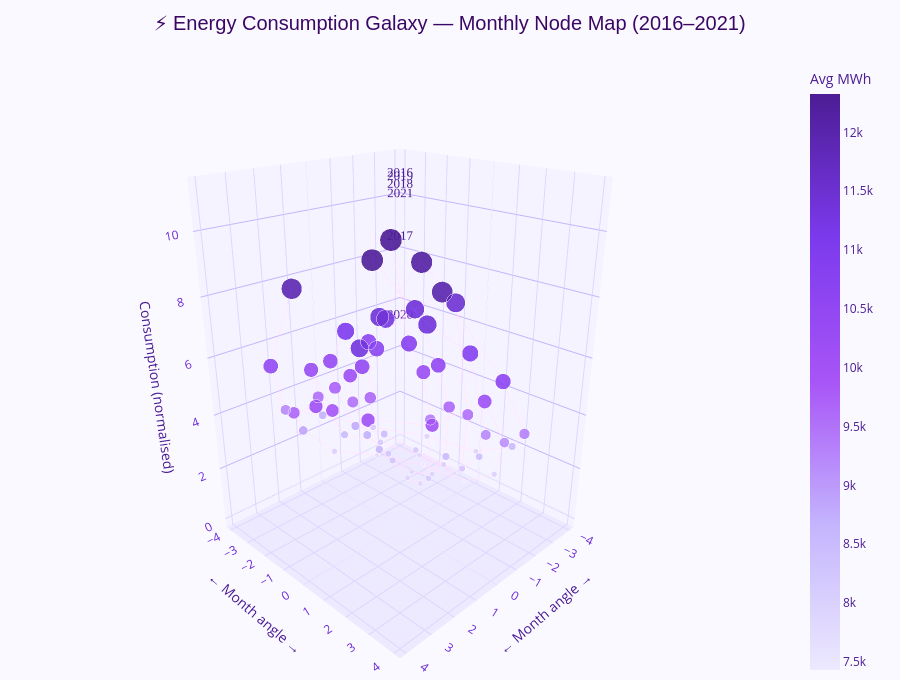

Here is the notebook cell this chart was saved with:
### Markdown cell above
## 3. 🌌 Galaxy Node Map — Monthly Consumption Nodes (ANIMATED)

### Code cell
# ─── Build 3D galaxy: each node = (year, month, avg_consumption)
#     X = month, Y = year, Z = avg MWh, size = volume, color = MWh

monthly_3d = df.groupby(['year','month','season'])['consumption'].agg(['mean','sum','std','count']).reset_index()
monthly_3d.columns = ['year','month','season','avg','total','std','count']

# 3D coords: spiral galaxy layout — year as depth, month as angle
angles = (monthly_3d['month'] / 12) * 2 * np.pi
radius = 1 + (monthly_3d['year'] - 2016) * 0.6
monthly_3d['x'] = radius * np.cos(angles)
monthly_3d['y'] = radius * np.sin(angles)
monthly_3d['z'] = (monthly_3d['avg'] - monthly_3d['avg'].min()) / (monthly_3d['avg'].max() - monthly_3d['avg'].min()) * 10
monthly_3d['node_size'] = 4 + (monthly_3d['avg'] - monthly_3d['avg'].min()) / (monthly_3d['avg'].max() - monthly_3d['avg'].min()) * 22
monthly_3d['label'] = monthly_3d.apply(
    lambda r: f"<b>{r['year']} {pd.Timestamp(2000, int(r['month']), 1).strftime('%b')}</b><br>"
              f"Avg: {r['avg']:,.0f} MWh<br>"
              f"Total: {r['total']/1e6:.2f} TWh<br>"
              f"Std Dev: {r['std']:,.0f} MWh<br>"
              f"Season: {r['season']}", axis=1
)

season_color = {'Winter': '#7B2FBE', 'Spring': '#A855F7', 'Summer': '#C084FC', 'Autumn': '#9333EA'}
monthly_3d['color_val'] = monthly_3d['avg']

# Build edge lines connecting same-year nodes in sequence
edge_x, edge_y, edge_z = [], [], []
for yr in sorted(monthly_3d['year'].unique()):
    sub = monthly_3d[monthly_3d['year'] == yr].sort_values('month')
    for i in range(len(sub) - 1):
        r0, r1 = sub.iloc[i], sub.iloc[i+1]
        edge_x += [r0.x, r1.x, None]
        edge_y += [r0.y, r1.y, None]
        edge_z += [r0.z, r1.z, None]

fig = go.Figure()

# Edges (constellation lines)
fig.add_trace(go.Scatter3d(
    x=edge_x, y=edge_y, z=edge_z,
    mode='lines',
    line=dict(color='rgba(147,51,234,0.25)', width=2),
    hoverinfo='skip',
    name='Connections'
))

# Nodes
fig.add_trace(go.Scatter3d(
    x=monthly_3d['x'], y=monthly_3d['y'], z=monthly_3d['z'],
    mode='markers',
    marker=dict(
        size=monthly_3d['node_size'],
        color=monthly_3d['color_val'],
        colorscale=[
            [0.0,  '#EDE9FE'],
            [0.25, '#C4B5FD'],
            [0.5,  '#A855F7'],
            [0.75, '#7C3AED'],
            [1.0,  '#4C1D95'],
        ],
        colorbar=dict(
            title=dict(text='Avg MWh', font=dict(color='#4C1D95')),
            tickfont=dict(color='#4C1D95'),
            x=1.0
        ),
        opacity=0.9,
        line=dict(color='white', width=1)
    ),
    text=monthly_3d['label'],
    hovertemplate='%{text}<extra></extra>',
    name='Month Nodes'
))

# Year label centroids
for yr in sorted(monthly_3d['year'].unique()):
    sub = monthly_3d[monthly_3d['year'] == yr]
    fig.add_trace(go.Scatter3d(
        x=[sub['x'].mean()], y=[sub['y'].mean()], z=[sub['z'].max() + 1.2],
        mode='text',
        text=[str(yr)],
        textfont=dict(size=13, color='#4C1D95', family='Arial Black'),
        hoverinfo='skip',
        showlegend=False
    ))

fig.update_layout(
    title=dict(
        text='⚡ Energy Consumption Galaxy — Monthly Node Map (2016–2021)',
        font=dict(size=20, color='#3B0764', family='Arial'),
        x=0.5
    ),
    scene=dict(
        xaxis=dict(title='← Month angle →', backgroundcolor='#F5F3FF',
                   gridcolor='#DDD6FE', tickfont=dict(color='#6D28D9')),
        yaxis=dict(title='← Month angle →', backgroundcolor='#F5F3FF',
                   gridcolor='#DDD6FE', tickfont=dict(color='#6D28D9')),
        zaxis=dict(title='Consumption (normalised)', backgroundcolor='#EDE9FE',
                   gridcolor='#C4B5FD', tickfont=dict(color='#6D28D9')),
        bgcolor='#FAF9FF',
        camera=dict(eye=dict(x=1.6, y=1.6, z=1.0))
    ),
    paper_bgcolor='#FAF9FF',
    plot_bgcolor='#FAF9FF',
    font=dict(color='#4C1D95'),
    height=680,
    margin=dict(l=0, r=100, t=60, b=0),
    showlegend=False
)

fig.show()
print('💡 Tip: Click + drag to rotate | Scroll to zoom | Hover nodes for insights')

### Figure 1 — Plotly figure (JSON) as saved in the notebook; plotly's stock layout.template omitted (floating-point values rounded to 4 significant figures; data arrays with more than 128 entries replaced by an {"elided": "..."} marker saying what was removed)
{"data": [{"hoverinfo": "skip", "line": {"color": "rgba(147,51,234,0.25)", "width": 2}, "mode": "lines", "name": "Connections", "type": "scatter3d", "x": {"elided": "198 float values"}, "y": {"elided": "198 float values"}, "z": {"elided": "198 float values"}}, {"hovertemplate": "%{text}<extra></extra>", "marker": {"color": [12330.0, 10800.0, 10290.0, 9381.0, 8151.0, 7906.0, 7940.0, 8287.0, 8574.0, 9640.0, 10690.0, 10670.0, 11280.0, 11430.0, 10500.0, 9641.0, 8523.0, 7965.0, 7888.0, 8252.0, 8732.0, 9527.0, 10170.0, 10470.0, 11410.0, 12170.0, 11520.0, 9547.0, 8244.0, 8031.0, 8163.0, 8484.0, 8795.0, 9742.0, 10440.0, 11100.0, 12280.0, 11410.0, 10860.0, 9235.0, 8429.0, 7729.0, 7887.0, 8158.0, 8511.0, 9541.0, 10340.0, 9970.0, 10150.0, 10070.0, 10220.0, 9142.0, 8040.0, 7431.0, 7517.0, 7727.0, 8056.0, 8886.0, 9657.0, 10140.0, 11310.0, 12040.0, 10620.0, 9336.0, 8539.0, 7937.0, 7968.0, 8164.0, 8678.0, 9231.0, 10460.0, 11920.0], "colorbar": {"tickfont": {"color": "#4C1D95"}, "title": {"font": {"color": "#4C1D95"}, "text": "Avg MWh"}, "x": 1}, "colorscale": [[0, "#EDE9FE"], [0.25, "#C4B5FD"], [0.5, "#A855F7"], [0.75, "#7C3AED"], [1, "#4C1D95"]], "line": {"color": "white", "width": 1}, "opacity": 0.9, "size": [26, 19.16, 16.87, 12.77, 7.234, 6.135, 6.287, 7.845, 9.138, 13.93, 18.65, 18.56, 21.32, 21.96, 17.77, 13.93, 8.905, 6.399, 6.053, 7.691, 9.847, 13.42, 16.32, 17.67, 21.9, 25.3, 22.38, 13.51, 7.652, 6.693, 7.291, 8.731, 10.13, 14.39, 17.54, 20.5, 25.79, 21.89, 19.39, 12.11, 8.484, 5.338, 6.049, 7.267, 8.852, 13.48, 17.05, 15.41, 16.22, 15.87, 16.52, 11.69, 6.734, 4, 4.383, 5.329, 6.81, 10.54, 14.0, 16.17, 21.42, 24.71, 18.32, 12.56, 8.977, 6.273, 6.411, 7.294, 9.603, 12.09, 17.62, 24.18]}, "mode": "markers", "name": "Month Nodes", "text": ["<b>2016 Jan</b><br>Avg: 12,326 MWh<br>Total: 9.10 TWh<br>Std Dev: 1,361 MWh<br>Season: Winter", "<b>2016 Feb</b><br>Avg: 10,803 MWh<br>Total: 7.52 TWh<br>Std Dev: 761 MWh<br>Season: Winter", "<b>2016 Mar</b><br>Avg: 10,294 MWh<br>Total: 7.80 TWh<br>Std Dev: 758 MWh<br>Season: Spring", "<b>2016 Apr</b><br>Avg: 9,381 MWh<br>Total: 6.62 TWh<br>Std Dev: 640 MWh<br>Season: Spring", "<b>2016 May</b><br>Avg: 8,151 MWh<br>Total: 6.05 TWh<br>Std Dev: 689 MWh<br>Season: Spring", "<b>2016 Jun</b><br>Avg: 7,906 MWh<br>Total: 5.68 TWh<br>Std Dev: 891 MWh<br>Season: Summer", "<b>2016 Jul</b><br>Avg: 7,940 MWh<br>Total: 5.93 TWh<br>Std Dev: 655 MWh<br>Season: Summer", "<b>2016 Aug</b><br>Avg: 8,287 MWh<br>Total: 6.17 TWh<br>Std Dev: 713 MWh<br>Season: Summer", "<b>2016 Sep</b><br>Avg: 8,574 MWh<br>Total: 6.29 TWh<br>Std Dev: 744 MWh<br>Season: Autumn", "<b>2016 Oct</b><br>Avg: 9,640 MWh<br>Total: 7.19 TWh<br>Std Dev: 843 MWh<br>Season: Autumn", "<b>2016 Nov</b><br>Avg: 10,691 MWh<br>Total: 7.78 TWh<br>Std Dev: 919 MWh<br>Season: Autumn", "<b>2016 Dec</b><br>Avg: 10,671 MWh<br>Total: 7.97 TWh<br>Std Dev: 1,064 MWh<br>Season: Winter", "<b>2017 Jan</b><br>Avg: 11,285 MWh<br>Total: 8.40 TWh<br>Std Dev: 1,019 MWh<br>Season: Winter", "<b>2017 Feb</b><br>Avg: 11,427 MWh<br>Total: 7.67 TWh<br>Std Dev: 938 MWh<br>Season: Winter", "<b>2017 Mar</b><br>Avg: 10,496 MWh<br>Total: 7.92 TWh<br>Std Dev: 762 MWh<br>Season: Spring", "<b>2017 Apr</b><br>Avg: 9,641 MWh<br>Total: 6.84 TWh<br>Std Dev: 570 MWh<br>Season: Spring", "<b>2017 May</b><br>Avg: 8,523 MWh<br>Total: 6.33 TWh<br>Std Dev: 687 MWh<br>Season: Spring", "<b>2017 Jun</b><br>Avg: 7,965 MWh<br>Total: 5.72 TWh<br>Std Dev: 804 MWh<br>Season: Summer", "<b>2017 Jul</b><br>Avg: 7,888 MWh<br>Total: 5.87 TWh<br>Std Dev: 632 MWh<br>Season: Summer", "<b>2017 Aug</b><br>Avg: 8,252 MWh<br>Total: 6.13 TWh<br>Std Dev: 729 MWh<br>Season: Summer", "<b>2017 Sep</b><br>Avg: 8,732 MWh<br>Total: 6.29 TWh<br>Std Dev: 717 MWh<br>Season: Autumn", "<b>2017 Oct</b><br>Avg: 9,527 MWh<br>Total: 7.08 TWh<br>Std Dev: 904 MWh<br>Season: Autumn", "<b>2017 Nov</b><br>Avg: 10,172 MWh<br>Total: 7.32 TWh<br>Std Dev: 849 MWh<br>Season: Autumn", "<b>2017 Dec</b><br>Avg: 10,473 MWh<br>Total: 7.78 TWh<br>Std Dev: 841 MWh<br>Season: Winter", "<b>2018 Jan</b><br>Avg: 11,414 MWh<br>Total: 8.48 TWh<br>Std Dev: 973 MWh<br>Season: Winter", "<b>2018 Feb</b><br>Avg: 12,171 MWh<br>Total: 8.18 TWh<br>Std Dev: 882 MWh<br>Season: Winter", "<b>2018 Mar</b><br>Avg: 11,521 MWh<br>Total: 8.57 TWh<br>Std Dev: 844 MWh<br>Season: Spring", "<b>2018 Apr</b><br>Avg: 9,547 MWh<br>Total: 6.87 TWh<br>Std Dev: 796 MWh<br>Season: Spring", "<b>2018 May</b><br>Avg: 8,244 MWh<br>Total: 6.13 TWh<br>Std Dev: 746 MWh<br>Season: Spring", "<b>2018 Jun</b><br>Avg: 8,031 MWh<br>Total: 5.78 TWh<br>Std Dev: 748 MWh<br>Season: Summer", "<b>2018 Jul</b><br>Avg: 8,163 MWh<br>Total: 6.07 TWh<br>Std Dev: 650 MWh<br>Season: Summer", "<b>2018 Aug</b><br>Avg: 8,484 MWh<br>Total: 6.31 TWh<br>Std Dev: 693 MWh<br>Season: Summer", "<b>2018 Sep</b><br>Avg: 8,795 MWh<br>Total: 6.33 TWh<br>Std Dev: 756 MWh<br>Season: Autumn", "<b>2018 Oct</b><br>Avg: 9,742 MWh<br>Total: 7.25 TWh<br>Std Dev: 858 MWh<br>Season: Autumn", "<b>2018 Nov</b><br>Avg: 10,444 MWh<br>Total: 7.52 TWh<br>Std Dev: 920 MWh<br>Season: Autumn", "<b>2018 Dec</b><br>Avg: 11,103 MWh<br>Total: 8.26 TWh<br>Std Dev: 837 MWh<br>Season: Winter", "<b>2019 Jan</b><br>Avg: 12,279 MWh<br>Total: 9.12 TWh<br>Std Dev: 950 MWh<br>Season: Winter", "<b>2019 Feb</b><br>Avg: 11,411 MWh<br>Total: 7.67 TWh<br>Std Dev: 931 MWh<br>Season: Winter", "<b>2019 Mar</b><br>Avg: 10,855 MWh<br>Total: 8.08 TWh<br>Std Dev: 838 MWh<br>Season: Spring", "<b>2019 Apr</b><br>Avg: 9,235 MWh<br>Total: 6.60 TWh<br>Std Dev: 797 MWh<br>Season: Spring", "<b>2019 May</b><br>Avg: 8,429 MWh<br>Total: 6.25 TWh<br>Std Dev: 765 MWh<br>Season: Spring", "<b>2019 Jun</b><br>Avg: 7,729 MWh<br>Total: 5.56 TWh<br>Std Dev: 818 MWh<br>Season: Summer", "<b>2019 Jul</b><br>Avg: 7,887 MWh<br>Total: 5.86 TWh<br>Std Dev: 590 MWh<br>Season: Summer", "<b>2019 Aug</b><br>Avg: 8,158 MWh<br>Total: 6.05 TWh<br>Std Dev: 655 MWh<br>Season: Summer", "<b>2019 Sep</b><br>Avg: 8,511 MWh<br>Total: 9.01 TWh<br>Std Dev: 728 MWh<br>Season: Autumn", "<b>2019 Oct</b><br>Avg: 9,541 MWh<br>Total: 7.08 TWh<br>Std Dev: 748 MWh<br>Season: Autumn", "<b>2019 Nov</b><br>Avg: 10,335 MWh<br>Total: 7.40 TWh<br>Std Dev: 836 MWh<br>Season: Autumn", "<b>2019 Dec</b><br>Avg: 9,970 MWh<br>Total: 7.51 TWh<br>Std Dev: 861 MWh<br>Season: Winter", "<b>2020 Jan</b><br>Avg: 10,150 MWh<br>Total: 7.62 TWh<br>Std Dev: 802 MWh<br>Season: Winter", "<b>2020 Feb</b><br>Avg: 10,072 MWh<br>Total: 7.00 TWh<br>Std Dev: 1,016 MWh<br>Season: Winter", "<b>2020 Mar</b><br>Avg: 10,216 MWh<br>Total: 7.59 TWh<br>Std Dev: 610 MWh<br>Season: Spring", "<b>2020 Apr</b><br>Avg: 9,142 MWh<br>Total: 6.57 TWh<br>Std Dev: 597 MWh<br>Season: Spring", "<b>2020 May</b><br>Avg: 8,040 MWh<br>Total: 5.98 TWh<br>Std Dev: 676 MWh<br>Season: Spring", "<b>2020 Jun</b><br>Avg: 7,431 MWh<br>Total: 5.35 TWh<br>Std Dev: 807 MWh<br>Season: Summer", "<b>2020 Jul</b><br>Avg: 7,517 MWh<br>Total: 5.59 TWh<br>Std Dev: 619 MWh<br>Season: Summer", "<b>2020 Aug</b><br>Avg: 7,727 MWh<br>Total: 5.75 TWh<br>Std Dev: 644 MWh<br>Season: Summer", "<b>2020 Sep</b><br>Avg: 8,056 MWh<br>Total: 5.90 TWh<br>Std Dev: 709 MWh<br>Season: Autumn", "<b>2020 Oct</b><br>Avg: 8,886 MWh<br>Total: 6.61 TWh<br>Std Dev: 843 MWh<br>Season: Autumn", "<b>2020 Nov</b><br>Avg: 9,657 MWh<br>Total: 6.95 TWh<br>Std Dev: 841 MWh<br>Season: Autumn", "<b>2020 Dec</b><br>Avg: 10,140 MWh<br>Total: 7.54 TWh<br>Std Dev: 841 MWh<br>Season: Winter", "<b>2021 Jan</b><br>Avg: 11,307 MWh<br>Total: 8.41 TWh<br>Std Dev: 999 MWh<br>Season: Winter", "<b>2021 Feb</b><br>Avg: 12,040 MWh<br>Total: 8.09 TWh<br>Std Dev: 1,114 MWh<br>Season: Winter", "<b>2021 Mar</b><br>Avg: 10,617 MWh<br>Total: 7.90 TWh<br>Std Dev: 901 MWh<br>Season: Spring", "<b>2021 Apr</b><br>Avg: 9,336 MWh<br>Total: 6.72 TWh<br>Std Dev: 650 MWh<br>Season: Spring", "<b>2021 May</b><br>Avg: 8,539 MWh<br>Total: 6.35 TWh<br>Std Dev: 704 MWh<br>Season: Spring", "<b>2021 Jun</b><br>Avg: 7,937 MWh<br>Total: 5.71 TWh<br>Std Dev: 670 MWh<br>Season: Summer", "<b>2021 Jul</b><br>Avg: 7,968 MWh<br>Total: 5.93 TWh<br>Std Dev: 641 MWh<br>Season: Summer", "<b>2021 Aug</b><br>Avg: 8,164 MWh<br>Total: 6.07 TWh<br>Std Dev: 680 MWh<br>Season: Summer", "<b>2021 Sep</b><br>Avg: 8,678 MWh<br>Total: 6.25 TWh<br>Std Dev: 659 MWh<br>Season: Autumn", "<b>2021 Oct</b><br>Avg: 9,231 MWh<br>Total: 6.87 TWh<br>Std Dev: 781 MWh<br>Season: Autumn", "<b>2021 Nov</b><br>Avg: 10,462 MWh<br>Total: 7.53 TWh<br>Std Dev: 1,036 MWh<br>Season: Autumn", "<b>2021 Dec</b><br>Avg: 11,920 MWh<br>Total: 8.83 TWh<br>Std Dev: 1,027 MWh<br>Season: Winter"], "type": "scatter3d", "x": [0.866, 0.5, 6.123e-17, -0.5, -0.866, -1, -0.866, -0.5, -1.837e-16, 0.5, 0.866, 1, 1.386, 0.8, 9.797e-17, -0.8, -1.386, -1.6, -1.386, -0.8, -2.939e-16, 0.8, 1.386, 1.6, 1.905, 1.1, 1.347e-16, -1.1, -1.905, -2.2, -1.905, -1.1, -4.041e-16, 1.1, 1.905, 2.2, 2.425, 1.4, 1.715e-16, -1.4, -2.425, -2.8, -2.425, -1.4, -5.144e-16, 1.4, 2.425, 2.8, 2.944, 1.7, 2.082e-16, -1.7, -2.944, -3.4, -2.944, -1.7, -6.246e-16, 1.7, 2.944, 3.4, 3.464, 2.0, 2.449e-16, -2.0, -3.464, -4, -3.464, -2.0, -7.348e-16, 2.0, 3.464, 4], "y": [0.5, 0.866, 1, 0.866, 0.5, 1.225e-16, -0.5, -0.866, -1, -0.866, -0.5, -2.449e-16, 0.8, 1.386, 1.6, 1.386, 0.8, 1.959e-16, -0.8, -1.386, -1.6, -1.386, -0.8, -3.919e-16, 1.1, 1.905, 2.2, 1.905, 1.1, 2.694e-16, -1.1, -1.905, -2.2, -1.905, -1.1, -5.388e-16, 1.4, 2.425, 2.8, 2.425, 1.4, 3.429e-16, -1.4, -2.425, -2.8, -2.425, -1.4, -6.858e-16, 1.7, 2.944, 3.4, 2.944, 1.7, 4.164e-16, -1.7, -2.944, -3.4, -2.944, -1.7, -8.328e-16, 2.0, 3.464, 4, 3.464, 2.0, 4.899e-16, -2.0, -3.464, -4, -3.464, -2.0, -9.797e-16], "z": [10, 6.889, 5.848, 3.984, 1.47, 0.9703, 1.04, 1.748, 2.336, 4.512, 6.66, 6.62, 7.873, 8.163, 6.261, 4.515, 2.23, 1.091, 0.933, 1.678, 2.658, 4.281, 5.599, 6.215, 8.138, 9.684, 8.355, 4.322, 1.66, 1.224, 1.496, 2.15, 2.787, 4.721, 6.155, 7.502, 9.903, 8.132, 6.996, 3.685, 2.038, 0.6081, 0.9314, 1.485, 2.206, 4.31, 5.933, 5.187, 5.554, 5.395, 5.689, 3.495, 1.243, 0, 0.1741, 0.6043, 1.277, 2.972, 4.547, 5.534, 7.919, 9.415, 6.509, 3.891, 2.262, 1.033, 1.096, 1.497, 2.547, 3.678, 6.192, 9.172]}, {"hoverinfo": "skip", "mode": "text", "showlegend": false, "text": ["2016"], "textfont": {"color": "#4C1D95", "family": "Arial Black", "size": 13}, "type": "scatter3d", "x": [0], "y": [-1.907e-18], "z": [11.2]}, {"hoverinfo": "skip", "mode": "text", "showlegend": false, "text": ["2017"], "textfont": {"color": "#4C1D95", "family": "Arial Black", "size": 13}, "type": "scatter3d", "x": [-1.11e-16], "y": [-1.437e-16], "z": [9.363]}, {"hoverinfo": "skip", "mode": "text", "showlegend": false, "text": ["2018"], "textfont": {"color": "#4C1D95", "family": "Arial Black", "size": 13}, "type": "scatter3d", "x": [0], "y": [-6.341e-17], "z": [10.88]}, {"hoverinfo": "skip", "mode": "text", "showlegend": false, "text": ["2019"], "textfont": {"color": "#4C1D95", "family": "Arial Black", "size": 13}, "type": "scatter3d", "x": [-1.48e-16], "y": [-9.416e-17], "z": [11.1]}, {"hoverinfo": "skip", "mode": "text", "showlegend": false, "text": ["2020"], "textfont": {"color": "#4C1D95", "family": "Arial Black", "size": 13}, "type": "scatter3d", "x": [-3.701e-17], "y": [-2.544e-16], "z": [6.889]}, {"hoverinfo": "skip", "mode": "text", "showlegend": false, "text": ["2021"], "textfont": {"color": "#4C1D95", "family": "Arial Black", "size": 13}, "type": "scatter3d", "x": [0], "y": [-7.628e-18], "z": [10.62]}], "layout": {"font": {"color": "#4C1D95"}, "height": 680, "margin": {"b": 0, "l": 0, "r": 100, "t": 60}, "paper_bgcolor": "#FAF9FF", "plot_bgcolor": "#FAF9FF", "scene": {"bgcolor": "#FAF9FF", "camera": {"eye": {"x": 1.6, "y": 1.6, "z": 1}}, "xaxis": {"backgroundcolor": "#F5F3FF", "gridcolor": "#DDD6FE", "tickfont": {"color": "#6D28D9"}, "title": {"text": "← Month angle →"}}, "yaxis": {"backgroundcolor": "#F5F3FF", "gridcolor": "#DDD6FE", "tickfont": {"color": "#6D28D9"}, "title": {"text": "← Month angle →"}}, "zaxis": {"backgroundcolor": "#EDE9FE", "gridcolor": "#C4B5FD", "tickfont": {"color": "#6D28D9"}, "title": {"text": "Consumption (normalised)"}}}, "showlegend": false, "title": {"font": {"color": "#3B0764", "family": "Arial", "size": 20}, "text": "⚡ Energy Consumption Galaxy — Monthly Node Map (2016–2021)", "x": 0.5}}}
